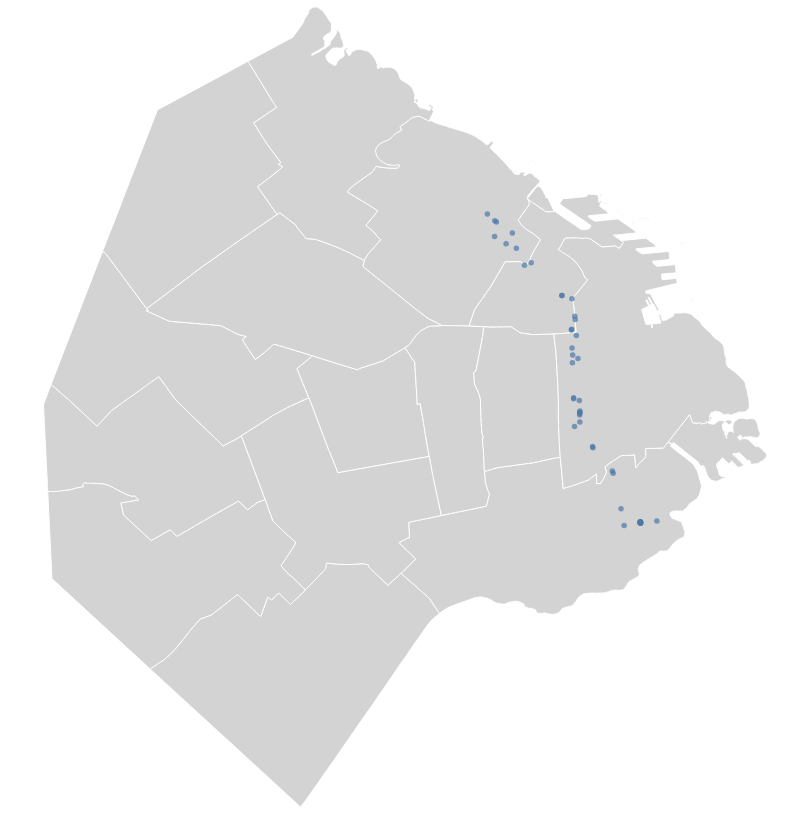

The cell this chart's notebook holds for it:
### Markdown cell above
#### Altair

### Code cell
points = alt.Chart(bus).mark_circle().encode(
    longitude='lon:Q',
    latitude='lat:Q',
    tooltip=['_congestion_level'],
)

caba = alt.Chart(data_muni).mark_geoshape(stroke='white',
                            fill='lightgray').encode().properties(width=800,
                                                                 height=800).project('mercator')

caba+points

### Figure 1 — Vega-Lite specification as saved in the notebook (floating-point values rounded to 4 significant figures; data arrays with more than 128 entries replaced by an {"elided": "..."} marker saying what was removed)
{"config": {"view": {"continuousWidth": 400, "continuousHeight": 300}}, "layer": [{"data": {"name": "data-7802f07f1982b88103d14330cf80c843"}, "mark": {"type": "geoshape", "fill": "lightgray", "stroke": "white"}, "encoding": {}, "height": 800, "projection": {"type": "mercator"}, "width": 800}, {"data": {"name": "data-4efd5eaf94bf4e39bc3f700fa088683e"}, "mark": "circle", "encoding": {"latitude": {"field": "lat", "type": "quantitative"}, "longitude": {"field": "lon", "type": "quantitative"}, "tooltip": [{"field": "_congestion_level", "type": "quantitative"}]}}], "$schema": "https://vega.github.io/schema/vega-lite/v4.17.0.json", "datasets": {"data-7802f07f1982b88103d14330cf80c843": [{"ID": 1, "OBJETO": "LIMITE COMUNAL", "COMUNAS": 2.0, "BARRIOS": "RECOLETA", "PERIMETRO": 21450.0, "AREA": 6317000.0, "type": "Feature", "geometry": {"type": "Polygon", "coordinates": {"elided": "1x1197x2 float values"}}}, {"ID": 3, "OBJETO": "LIMITE COMUNAL", "COMUNAS": 6.0, "BARRIOS": "CABALLITO", "PERIMETRO": 10990.0, "AREA": 6851000.0, "type": "Feature", "geometry": {"type": "Polygon", "coordinates": {"elided": "1x155x2 float values"}}}, {"ID": 6, "OBJETO": "LIMITE COMUNAL", "COMUNAS": 10.0, "BARRIOS": "FLORESTA - MONTE CASTRO - VELEZ SARSFIELD - VERSALLES - VILLA LURO - VILLA REAL", "PERIMETRO": 18330.0, "AREA": 12660000.0, "type": "Feature", "geometry": {"type": "Polygon", "coordinates": {"elided": "1x335x2 float values"}}}, {"ID": 7, "OBJETO": "LIMITE COMUNAL", "COMUNAS": 11.0, "BARRIOS": "VILLA DEL PARQUE - VILLA  DEVOTO - VILLA GRAL. MITRE - VILLA SANTA RITA", "PERIMETRO": 19990.0, "AREA": 14120000.0, "type": "Feature", "geometry": {"type": "Polygon", "coordinates": {"elided": "1x330x2 float values"}}}, {"ID": 8, "OBJETO": "LIMITE COMUNAL", "COMUNAS": 12.0, "BARRIOS": "COGHLAN - SAAVEDRA - VILLA PUEYRREDON - VILLA URQUIZA", "PERIMETRO": 17230.0, "AREA": 15570000.0, "type": "Feature", "geometry": {"type": "Polygon", "coordinates": {"elided": "1x218x2 float values"}}}, {"ID": 9, "OBJETO": "LIMITE COMUNAL", "COMUNAS": 14.0, "BARRIOS": "PALERMO", "PERIMETRO": 22130.0, "AREA": 15850000.0, "type": "Feature", "geometry": {"type": "Polygon", "coordinates": {"elided": "1x1159x2 float values"}}}, {"ID": 11, "OBJETO": "LIMITE COMUNAL", "COMUNAS": 15.0, "BARRIOS": "AGRONOMIA - CHACARITA -  PARQUE CHAS -  PATERNAL - VILLA CRESPO - VILLA ORTUZAR", "PERIMETRO": 17830.0, "AREA": 14320000.0, "type": "Feature", "geometry": {"type": "Polygon", "coordinates": {"elided": "1x323x2 float values"}}}, {"ID": 15, "OBJETO": "LIMITE COMUNAL", "COMUNAS": 13.0, "BARRIOS": "BELGRANO - COLEGIALES - NUÑEZ", "PERIMETRO": 26200.0, "AREA": 14710000.0, "type": "Feature", "geometry": {"type": "Polygon", "coordinates": {"elided": "1x1127x2 float values"}}}, {"ID": 13, "OBJETO": "LIMITE COMUNAL", "COMUNAS": 4.0, "BARRIOS": "BARRACAS - BOCA - NUEVA POMPEYA - PARQUE PATRICIOS", "PERIMETRO": 35420.0, "AREA": 21680000.0, "type": "Feature", "geometry": {"type": "Polygon", "coordinates": {"elided": "1x1855x2 float values"}}}, {"ID": 2, "OBJETO": "LIMITE COMUNAL", "COMUNAS": 5.0, "BARRIOS": "ALMAGRO - BOEDO", "PERIMETRO": 12320.0, "AREA": 6661000.0, "type": "Feature", "geometry": {"type": "Polygon", "coordinates": {"elided": "1x210x2 float values"}}}, {"ID": 4, "OBJETO": "LIMITE COMUNAL", "COMUNAS": 7.0, "BARRIOS": "FLORES - PARQUE CHACABUCO", "PERIMETRO": 17970.0, "AREA": 12420000.0, "type": "Feature", "geometry": {"type": "Polygon", "coordinates": {"elided": "1x338x2 float values"}}}, {"ID": 10, "OBJETO": "LIMITE COMUNAL", "COMUNAS": 3.0, "BARRIOS": "BALVANERA - SAN CRISTOBAL", "PERIMETRO": 10490.0, "AREA": 6386000.0, "type": "Feature", "geometry": {"type": "Polygon", "coordinates": {"elided": "1x176x2 float values"}}}, {"ID": 5, "OBJETO": "LIMITE COMUNAL", "COMUNAS": 9.0, "BARRIOS": "LINIERS - MATADEROS - PARQUE AVELLANEDA", "PERIMETRO": 21410.0, "AREA": 16510000.0, "type": "Feature", "geometry": {"type": "Polygon", "coordinates": {"elided": "1x385x2 float values"}}}, {"ID": 12, "OBJETO": "LIMITE COMUNAL", "COMUNAS": 8.0, "BARRIOS": "VILLA LUGANO - VILLA RIACHUELO - VILLA SOLDATI", "PERIMETRO": 20940.0, "AREA": 22220000.0, "type": "Feature", "geometry": {"type": "Polygon", "coordinates": {"elided": "1x408x2 float values"}}}, {"ID": 14, "OBJETO": "LIMITE COMUNAL", "COMUNAS": 1.0, "BARRIOS": "CONSTITUCION - MONTSERRAT - PUERTO MADERO - RETIRO - SAN NICOLAS - SAN TELMO", "PERIMETRO": 36100.0, "AREA": 17790000.0, "type": "Feature", "geometry": {"type": "MultiPolygon", "coordinates": {"elided": "2 rows, 5308 float values in total"}}}], "data-4efd5eaf94bf4e39bc3f700fa088683e": [{"_congestion_level": 0, "_current_status": 2, "_current_stop_sequence": 22, "_occupancy_status": 0, "_stop_id": "20483", "_timestamp": 1666374978, "extensionObject": null, "_position._bearing": 0, "lat": -34.62, "lon": -58.39, "_position._odometer": 17418, "_position._speed": 1.389, "_position.extensionObject": null, "_trip._direction_id": 0.0, "_trip._route_id": "1593", "_trip._schedule_relationship": 0.0, "_trip._start_date": "20221021", "_trip._start_time": "14:25:00", "_trip._trip_id": "124470-1", "_trip.extensionObject": null, "_vehicle._id": "33871", "_vehicle._label": "16-156", "_vehicle._license_plate": null, "_vehicle.extensionObject": null, "_trip": null}, {"_congestion_level": 0, "_current_status": 2, "_current_stop_sequence": 5, "_occupancy_status": 0, "_stop_id": "203218", "_timestamp": 1666374978, "extensionObject": null, "_position._bearing": 0, "lat": -34.58, "lon": -58.41, "_position._odometer": 12032, "_position._speed": 0.0, "_position.extensionObject": null, "_trip._direction_id": 0.0, "_trip._route_id": "1593", "_trip._schedule_relationship": 0.0, "_trip._start_date": "20221021", "_trip._start_time": "14:50:00", "_trip._trip_id": "124480-1", "_trip.extensionObject": null, "_vehicle._id": "33878", "_vehicle._label": "30-156", "_vehicle._license_plate": null, "_vehicle.extensionObject": null, "_trip": null}, {"_congestion_level": 0, "_current_status": 2, "_current_stop_sequence": 21, "_occupancy_status": 0, "_stop_id": "20485", "_timestamp": 1666374974, "extensionObject": null, "_position._bearing": 0, "lat": -34.61, "lon": -58.39, "_position._odometer": 17098, "_position._speed": 7.778, "_position.extensionObject": null, "_trip._direction_id": 0.0, "_trip._route_id": "1593", "_trip._schedule_relationship": 0.0, "_trip._start_date": "20221021", "_trip._start_time": "14:27:30", "_trip._trip_id": "124471-1", "_trip.extensionObject": null, "_vehicle._id": "33886", "_vehicle._label": "22-156", "_vehicle._license_plate": null, "_vehicle.extensionObject": null, "_trip": null}, {"_congestion_level": 0, "_current_status": 2, "_current_stop_sequence": 17, "_occupancy_status": 0, "_stop_id": "2031567", "_timestamp": 1666374974, "extensionObject": null, "_position._bearing": 0, "lat": -34.61, "lon": -58.39, "_position._odometer": 27241, "_position._speed": 0.0, "_position.extensionObject": null, "_trip._direction_id": 1.0, "_trip._route_id": "1594", "_trip._schedule_relationship": 0.0, "_trip._start_date": "20221021", "_trip._start_time": "14:19:00", "_trip._trip_id": "291829-1", "_trip.extensionObject": null, "_vehicle._id": "33892", "_vehicle._label": "28-156", "_vehicle._license_plate": null, "_vehicle.extensionObject": null, "_trip": null}, {"_congestion_level": 0, "_current_status": 2, "_current_stop_sequence": 16, "_occupancy_status": 0, "_stop_id": "205843", "_timestamp": 1666374974, "extensionObject": null, "_position._bearing": 0, "lat": -34.6, "lon": -58.39, "_position._odometer": 15391, "_position._speed": 7.5, "_position.extensionObject": null, "_trip._direction_id": 0.0, "_trip._route_id": "1593", "_trip._schedule_relationship": 0.0, "_trip._start_date": "20221021", "_trip._start_time": "14:35:00", "_trip._trip_id": "124474-1", "_trip.extensionObject": null, "_vehicle._id": "33897", "_vehicle._label": "32-156", "_vehicle._license_plate": null, "_vehicle.extensionObject": null, "_trip": null}, {"_congestion_level": 0, "_current_status": 2, "_current_stop_sequence": 0, "_occupancy_status": 0, "_stop_id": null, "_timestamp": 1666372064, "extensionObject": null, "_position._bearing": 0, "lat": -34.58, "lon": -58.4, "_position._odometer": 46190, "_position._speed": 0.0, "_position.extensionObject": null, "_trip._direction_id": null, "_trip._route_id": null, "_trip._schedule_relationship": null, "_trip._start_date": null, "_trip._start_time": null, "_trip._trip_id": null, "_trip.extensionObject": null, "_vehicle._id": "33898", "_vehicle._label": "3-156", "_vehicle._license_plate": null, "_vehicle.extensionObject": null, "_trip": null}, {"_congestion_level": 0, "_current_status": 2, "_current_stop_sequence": 9, "_occupancy_status": 0, "_stop_id": "205476", "_timestamp": 1666374974, "extensionObject": null, "_position._bearing": 0, "lat": -34.62, "lon": -58.38, "_position._odometer": 2341, "_position._speed": 5.0, "_position.extensionObject": null, "_trip._direction_id": 1.0, "_trip._route_id": "1594", "_trip._schedule_relationship": 0.0, "_trip._start_date": "20221021", "_trip._start_time": "14:44:00", "_trip._trip_id": "291839-1", "_trip.extensionObject": null, "_vehicle._id": "33904", "_vehicle._label": "4-156", "_vehicle._license_plate": null, "_vehicle.extensionObject": null, "_trip": null}, {"_congestion_level": 0, "_current_status": 2, "_current_stop_sequence": 23, "_occupancy_status": 0, "_stop_id": "20479", "_timestamp": 1666374978, "extensionObject": null, "_position._bearing": 0, "lat": -34.62, "lon": -58.39, "_position._odometer": 17612, "_position._speed": 0.0, "_position.extensionObject": null, "_trip._direction_id": 0.0, "_trip._route_id": "1593", "_trip._schedule_relationship": 0.0, "_trip._start_date": "20221021", "_trip._start_time": "14:20:00", "_trip._trip_id": "124468-1", "_trip.extensionObject": null, "_vehicle._id": "33910", "_vehicle._label": "6-156", "_vehicle._license_plate": null, "_vehicle.extensionObject": null, "_trip": null}, {"_congestion_level": 0, "_current_status": 2, "_current_stop_sequence": 7, "_occupancy_status": 0, "_stop_id": "20386", "_timestamp": 1666374978, "extensionObject": null, "_position._bearing": 0, "lat": -34.63, "lon": -58.38, "_position._odometer": 23460, "_position._speed": 0.0, "_position.extensionObject": null, "_trip._direction_id": 1.0, "_trip._route_id": "1594", "_trip._schedule_relationship": 0.0, "_trip._start_date": "20221021", "_trip._start_time": "14:49:00", "_trip._trip_id": "291841-1", "_trip.extensionObject": null, "_vehicle._id": "34236", "_vehicle._label": "33-156", "_vehicle._license_plate": null, "_vehicle.extensionObject": null, "_trip": null}, {"_congestion_level": 0, "_current_status": 2, "_current_stop_sequence": 0, "_occupancy_status": 0, "_stop_id": null, "_timestamp": 1666374978, "extensionObject": null, "_position._bearing": 0, "lat": -34.64, "lon": -58.37, "_position._odometer": 21679, "_position._speed": 0.0, "_position.extensionObject": null, "_trip._direction_id": null, "_trip._route_id": null, "_trip._schedule_relationship": null, "_trip._start_date": null, "_trip._start_time": null, "_trip._trip_id": null, "_trip.extensionObject": null, "_vehicle._id": "35163", "_vehicle._label": "8-156", "_vehicle._license_plate": null, "_vehicle.extensionObject": null, "_trip": null}, {"_congestion_level": 0, "_current_status": 2, "_current_stop_sequence": 15, "_occupancy_status": 0, "_stop_id": "20492", "_timestamp": 1666374978, "extensionObject": null, "_position._bearing": 0, "lat": -34.61, "lon": -58.39, "_position._odometer": 4318, "_position._speed": 7.5, "_position.extensionObject": null, "_trip._direction_id": 1.0, "_trip._route_id": "1594", "_trip._schedule_relationship": 0.0, "_trip._start_date": "20221021", "_trip._start_time": "14:34:00", "_trip._trip_id": "291835-1", "_trip.extensionObject": null, "_vehicle._id": "35176", "_vehicle._label": "2-156", "_vehicle._license_plate": null, "_vehicle.extensionObject": null, "_trip": null}, {"_congestion_level": 0, "_current_status": 2, "_current_stop_sequence": 0, "_occupancy_status": 0, "_stop_id": null, "_timestamp": 1666374618, "extensionObject": null, "_position._bearing": 0, "lat": -34.64, "lon": -58.37, "_position._odometer": 86086, "_position._speed": 0.5556, "_position.extensionObject": null, "_trip._direction_id": null, "_trip._route_id": null, "_trip._schedule_relationship": null, "_trip._start_date": null, "_trip._start_time": null, "_trip._trip_id": null, "_trip.extensionObject": null, "_vehicle._id": "35181", "_vehicle._label": "14-156", "_vehicle._license_plate": null, "_vehicle.extensionObject": null, "_trip": null}, {"_congestion_level": 0, "_current_status": 2, "_current_stop_sequence": 14, "_occupancy_status": 0, "_stop_id": "205841", "_timestamp": 1666374974, "extensionObject": null, "_position._bearing": 0, "lat": -34.6, "lon": -58.39, "_position._odometer": 15025, "_position._speed": 5.833, "_position.extensionObject": null, "_trip._direction_id": 0.0, "_trip._route_id": "1593", "_trip._schedule_relationship": 0.0, "_trip._start_date": "20221021", "_trip._start_time": "14:37:30", "_trip._trip_id": "124475-1", "_trip.extensionObject": null, "_vehicle._id": "35187", "_vehicle._label": "20-156", "_vehicle._license_plate": null, "_vehicle.extensionObject": null, "_trip": null}, {"_congestion_level": 0, "_current_status": 2, "_current_stop_sequence": 20, "_occupancy_status": 0, "_stop_id": "205840", "_timestamp": 1666374978, "extensionObject": null, "_position._bearing": 0, "lat": -34.6, "lon": -58.39, "_position._odometer": 6318, "_position._speed": 0.0, "_position.extensionObject": null, "_trip._direction_id": 1.0, "_trip._route_id": "1594", "_trip._schedule_relationship": 0.0, "_trip._start_date": "20221021", "_trip._start_time": "14:21:30", "_trip._trip_id": "291830-1", "_trip.extensionObject": null, "_vehicle._id": "35190", "_vehicle._label": "47-156", "_vehicle._license_plate": null, "_vehicle.extensionObject": null, "_trip": null}, {"_congestion_level": 0, "_current_status": 1, "_current_stop_sequence": 1, "_occupancy_status": 0, "_stop_id": "2031571", "_timestamp": 1666374974, "extensionObject": null, "_position._bearing": 0, "lat": -34.64, "lon": -58.37, "_position._odometer": 0, "_position._speed": 0.0, "_position.extensionObject": null, "_trip._direction_id": 1.0, "_trip._route_id": "1594", "_trip._schedule_relationship": 0.0, "_trip._start_date": "20221021", "_trip._start_time": "14:54:00", "_trip._trip_id": "291843-1", "_trip.extensionObject": null, "_vehicle._id": "35194", "_vehicle._label": "12-156", "_vehicle._license_plate": null, "_vehicle.extensionObject": null, "_trip": null}, {"_congestion_level": 0, "_current_status": 2, "_current_stop_sequence": 22, "_occupancy_status": 0, "_stop_id": "20483", "_timestamp": 1666374974, "extensionObject": null, "_position._bearing": 0, "lat": -34.62, "lon": -58.39, "_position._odometer": 82457, "_position._speed": 1.667, "_position.extensionObject": null, "_trip._direction_id": 0.0, "_trip._route_id": "1593", "_trip._schedule_relationship": 0.0, "_trip._start_date": "20221021", "_trip._start_time": "14:17:30", "_trip._trip_id": "124467-1", "_trip.extensionObject": null, "_vehicle._id": "35198", "_vehicle._label": "13-156", "_vehicle._license_plate": null, "_vehicle.extensionObject": null, "_trip": null}, {"_congestion_level": 0, "_current_status": 2, "_current_stop_sequence": 23, "_occupancy_status": 0, "_stop_id": "20479", "_timestamp": 1666374978, "extensionObject": null, "_position._bearing": 0, "lat": -34.62, "lon": -58.39, "_position._odometer": 17794, "_position._speed": 10.83, "_position.extensionObject": null, "_trip._direction_id": 0.0, "_trip._route_id": "1593", "_trip._schedule_relationship": 0.0, "_trip._start_date": "20221021", "_trip._start_time": "14:22:30", "_trip._trip_id": "124469-1", "_trip.extensionObject": null, "_vehicle._id": "35199", "_vehicle._label": "17-156", "_vehicle._license_plate": null, "_vehicle.extensionObject": null, "_trip": null}, {"_congestion_level": 0, "_current_status": 1, "_current_stop_sequence": 1, "_occupancy_status": 0, "_stop_id": "2031571", "_timestamp": 1666374978, "extensionObject": null, "_position._bearing": 0, "lat": -34.64, "lon": -58.37, "_position._odometer": 86527, "_position._speed": 0.0, "_position.extensionObject": null, "_trip._direction_id": 1.0, "_trip._route_id": "1594", "_trip._schedule_relationship": 0.0, "_trip._start_date": "20221021", "_trip._start_time": "14:56:30", "_trip._trip_id": "291844-1", "_trip.extensionObject": null, "_vehicle._id": "35201", "_vehicle._label": "7-156", "_vehicle._license_plate": null, "_vehicle.extensionObject": null, "_trip": null}, {"_congestion_level": 0, "_current_status": 2, "_current_stop_sequence": 7, "_occupancy_status": 0, "_stop_id": "20386", "_timestamp": 1666374974, "extensionObject": null, "_position._bearing": 0, "lat": -34.63, "lon": -58.38, "_position._odometer": 1803, "_position._speed": 6.389, "_position.extensionObject": null, "_trip._direction_id": 1.0, "_trip._route_id": "1594", "_trip._schedule_relationship": 0.0, "_trip._start_date": "20221021", "_trip._start_time": "14:39:00", "_trip._trip_id": "291837-1", "_trip.extensionObject": null, "_vehicle._id": "35207", "_vehicle._label": "5-156", "_vehicle._license_plate": null, "_vehicle.extensionObject": null, "_trip": null}, {"_congestion_level": 0, "_current_status": 2, "_current_stop_sequence": 18, "_occupancy_status": 0, "_stop_id": "20414", "_timestamp": 1666374974, "extensionObject": null, "_position._bearing": 0, "lat": -34.61, "lon": -58.39, "_position._odometer": 8780, "_position._speed": 0.0, "_position.extensionObject": null, "_trip._direction_id": 0.0, "_trip._route_id": "1593", "_trip._schedule_relationship": 0.0, "_trip._start_date": "20221021", "_trip._start_time": "14:30:00", "_trip._trip_id": "124472-1", "_trip.extensionObject": null, "_vehicle._id": "35216", "_vehicle._label": "18-156", "_vehicle._license_plate": null, "_vehicle.extensionObject": null, "_trip": null}, {"_congestion_level": 0, "_current_status": 2, "_current_stop_sequence": 9, "_occupancy_status": 0, "_stop_id": "205476", "_timestamp": 1666374974, "extensionObject": null, "_position._bearing": 0, "lat": -34.63, "lon": -58.38, "_position._odometer": 67643, "_position._speed": 0.0, "_position.extensionObject": null, "_trip._direction_id": 1.0, "_trip._route_id": "1594", "_trip._schedule_relationship": 0.0, "_trip._start_date": "20221021", "_trip._start_time": "14:31:30", "_trip._trip_id": "291834-1", "_trip.extensionObject": null, "_vehicle._id": "35217", "_vehicle._label": "19-156", "_vehicle._license_plate": null, "_vehicle.extensionObject": null, "_trip": null}, {"_congestion_level": 0, "_current_status": 2, "_current_stop_sequence": 19, "_occupancy_status": 0, "_stop_id": "205838", "_timestamp": 1666374948, "extensionObject": null, "_position._bearing": 0, "lat": -34.6, "lon": -58.39, "_position._odometer": 5854, "_position._speed": 5.278, "_position.extensionObject": null, "_trip._direction_id": 1.0, "_trip._route_id": "1594", "_trip._schedule_relationship": 0.0, "_trip._start_date": "20221021", "_trip._start_time": "14:26:30", "_trip._trip_id": "291832-1", "_trip.extensionObject": null, "_vehicle._id": "35225", "_vehicle._label": "48-156", "_vehicle._license_plate": null, "_vehicle.extensionObject": null, "_trip": null}, {"_congestion_level": 0, "_current_status": 2, "_current_stop_sequence": 0, "_occupancy_status": 0, "_stop_id": null, "_timestamp": 1666374978, "extensionObject": null, "_position._bearing": 0, "lat": -34.64, "lon": -58.37, "_position._odometer": 21526, "_position._speed": 0.0, "_position.extensionObject": null, "_trip._direction_id": null, "_trip._route_id": null, "_trip._schedule_relationship": null, "_trip._start_date": null, "_trip._start_time": null, "_trip._trip_id": null, "_trip.extensionObject": null, "_vehicle._id": "35243", "_vehicle._label": "45-156", "_vehicle._license_plate": null, "_vehicle.extensionObject": null, "_trip": null}, {"_congestion_level": 0, "_current_status": 2, "_current_stop_sequence": 14, "_occupancy_status": 0, "_stop_id": "205841", "_timestamp": 1666374978, "extensionObject": null, "_position._bearing": 0, "lat": -34.6, "lon": -58.39, "_position._odometer": 15128, "_position._speed": 2.5, "_position.extensionObject": null, "_trip._direction_id": 0.0, "_trip._route_id": "1593", "_trip._schedule_relationship": 0.0, "_trip._start_date": "20221021", "_trip._start_time": "14:40:00", "_trip._trip_id": "124476-1", "_trip.extensionObject": null, "_vehicle._id": "35251", "_vehicle._label": "26-156", "_vehicle._license_plate": null, "_vehicle.extensionObject": null, "_trip": null}, {"_congestion_level": 0, "_current_status": 2, "_current_stop_sequence": 14, "_occupancy_status": 0, "_stop_id": "20496", "_timestamp": 1666374974, "extensionObject": null, "_position._bearing": 0, "lat": -34.61, "lon": -58.39, "_position._odometer": 4533, "_position._speed": 0.0, "_position.extensionObject": null, "_trip._direction_id": 1.0, "_trip._route_id": "1594", "_trip._schedule_relationship": 0.0, "_trip._start_date": "20221021", "_trip._start_time": "14:31:30", "_trip._trip_id": "291834-1", "_trip.extensionObject": null, "_vehicle._id": "35252", "_vehicle._label": "49-156", "_vehicle._license_plate": null, "_vehicle.extensionObject": null, "_trip": null}, {"_congestion_level": 0, "_current_status": 2, "_current_stop_sequence": 7, "_occupancy_status": 0, "_stop_id": "203612", "_timestamp": 1666374974, "extensionObject": null, "_position._bearing": 0, "lat": -34.58, "lon": -58.4, "_position._odometer": 12895, "_position._speed": 0.0, "_position.extensionObject": null, "_trip._direction_id": 0.0, "_trip._route_id": "1593", "_trip._schedule_relationship": 0.0, "_trip._start_date": "20221021", "_trip._start_time": "14:47:30", "_trip._trip_id": "124479-1", "_trip.extensionObject": null, "_vehicle._id": "35258", "_vehicle._label": "27-156", "_vehicle._license_plate": null, "_vehicle.extensionObject": null, "_trip": null}, {"_congestion_level": 0, "_current_status": 2, "_current_stop_sequence": 12, "_occupancy_status": 0, "_stop_id": "20503", "_timestamp": 1666374978, "extensionObject": null, "_position._bearing": 0, "lat": -34.62, "lon": -58.39, "_position._odometer": 3859, "_position._speed": 7.778, "_position.extensionObject": null, "_trip._direction_id": 1.0, "_trip._route_id": "1594", "_trip._schedule_relationship": 0.0, "_trip._start_date": "20221021", "_trip._start_time": "14:41:30", "_trip._trip_id": "291838-1", "_trip.extensionObject": null, "_vehicle._id": "35260", "_vehicle._label": "21-156", "_vehicle._license_plate": null, "_vehicle.extensionObject": null, "_trip": null}, {"_congestion_level": 0, "_current_status": 2, "_current_stop_sequence": 0, "_occupancy_status": 0, "_stop_id": null, "_timestamp": 1666374978, "extensionObject": null, "_position._bearing": 0, "lat": -34.64, "lon": -58.36, "_position._odometer": 22209, "_position._speed": 0.0, "_position.extensionObject": null, "_trip._direction_id": null, "_trip._route_id": null, "_trip._schedule_relationship": null, "_trip._start_date": null, "_trip._start_time": null, "_trip._trip_id": null, "_trip.extensionObject": null, "_vehicle._id": "35266", "_vehicle._label": "40-156", "_vehicle._license_plate": null, "_vehicle.extensionObject": null, "_trip": null}, {"_congestion_level": 0, "_current_status": 2, "_current_stop_sequence": 4, "_occupancy_status": 0, "_stop_id": "202839", "_timestamp": 1666374978, "extensionObject": null, "_position._bearing": 0, "lat": -34.58, "lon": -58.41, "_position._odometer": 11659, "_position._speed": 8.889, "_position.extensionObject": null, "_trip._direction_id": 0.0, "_trip._route_id": "1593", "_trip._schedule_relationship": 0.0, "_trip._start_date": "20221021", "_trip._start_time": "14:55:00", "_trip._trip_id": "124482-1", "_trip.extensionObject": null, "_vehicle._id": "35267", "_vehicle._label": "37-156", "_vehicle._license_plate": null, "_vehicle.extensionObject": null, "_trip": null}, {"_congestion_level": 0, "_current_status": 2, "_current_stop_sequence": 22, "_occupancy_status": 0, "_stop_id": "20483", "_timestamp": 1666374978, "extensionObject": null, "_position._bearing": 0, "lat": -34.62, "lon": -58.39, "_position._odometer": 81965, "_position._speed": 0.5556, "_position.extensionObject": null, "_trip._direction_id": 0.0, "_trip._route_id": "1593", "_trip._schedule_relationship": 0.0, "_trip._start_date": "20221021", "_trip._start_time": "14:22:30", "_trip._trip_id": "124469-1", "_trip.extensionObject": null, "_vehicle._id": "35268", "_vehicle._label": "10-156", "_vehicle._license_plate": null, "_vehicle.extensionObject": null, "_trip": null}, {"_congestion_level": 0, "_current_status": 2, "_current_stop_sequence": 31, "_occupancy_status": 0, "_stop_id": "205582", "_timestamp": 1666374978, "extensionObject": null, "_position._bearing": 0, "lat": -34.64, "lon": -58.37, "_position._odometer": 20596, "_position._speed": 4.722, "_position.extensionObject": null, "_trip._direction_id": 0.0, "_trip._route_id": "1593", "_trip._schedule_relationship": 0.0, "_trip._start_date": "20221021", "_trip._start_time": "14:07:30", "_trip._trip_id": "124463-1", "_trip.extensionObject": null, "_vehicle._id": "35269", "_vehicle._label": "44-156", "_vehicle._license_plate": null, "_vehicle.extensionObject": null, "_trip": null}, {"_congestion_level": 0, "_current_status": 2, "_current_stop_sequence": 33, "_occupancy_status": 0, "_stop_id": "203228", "_timestamp": 1666374978, "extensionObject": null, "_position._bearing": 0, "lat": -34.57, "lon": -58.41, "_position._odometer": 11281, "_position._speed": 0.0, "_position.extensionObject": null, "_trip._direction_id": 1.0, "_trip._route_id": "1594", "_trip._schedule_relationship": 0.0, "_trip._start_date": "20221021", "_trip._start_time": "14:04:00", "_trip._trip_id": "291823-1", "_trip.extensionObject": null, "_vehicle._id": "35270", "_vehicle._label": "42-156", "_vehicle._license_plate": null, "_vehicle.extensionObject": null, "_trip": null}, {"_congestion_level": 0, "_current_status": 2, "_current_stop_sequence": 32, "_occupancy_status": 0, "_stop_id": "203226", "_timestamp": 1666374978, "extensionObject": null, "_position._bearing": 0, "lat": -34.58, "lon": -58.4, "_position._odometer": 9810, "_position._speed": 6.944, "_position.extensionObject": null, "_trip._direction_id": 1.0, "_trip._route_id": "1594", "_trip._schedule_relationship": 0.0, "_trip._start_date": "20221021", "_trip._start_time": "14:06:30", "_trip._trip_id": "291824-1", "_trip.extensionObject": null, "_vehicle._id": "35278", "_vehicle._label": "38-156", "_vehicle._license_plate": null, "_vehicle.extensionObject": null, "_trip": null}, {"_congestion_level": 0, "_current_status": 2, "_current_stop_sequence": 0, "_occupancy_status": 0, "_stop_id": null, "_timestamp": 1666371974, "extensionObject": null, "_position._bearing": 0, "lat": -34.64, "lon": -58.37, "_position._odometer": 86080, "_position._speed": 0.2778, "_position.extensionObject": null, "_trip._direction_id": null, "_trip._route_id": null, "_trip._schedule_relationship": null, "_trip._start_date": null, "_trip._start_time": null, "_trip._trip_id": null, "_trip.extensionObject": null, "_vehicle._id": "35280", "_vehicle._label": "35-156", "_vehicle._license_plate": null, "_vehicle.extensionObject": null, "_trip": null}, {"_congestion_level": 0, "_current_status": 2, "_current_stop_sequence": 0, "_occupancy_status": 0, "_stop_id": null, "_timestamp": 1666374978, "extensionObject": null, "_position._bearing": 0, "lat": -34.64, "lon": -58.37, "_position._odometer": 22126, "_position._speed": 0.0, "_position.extensionObject": null, "_trip._direction_id": null, "_trip._route_id": null, "_trip._schedule_relationship": null, "_trip._start_date": null, "_trip._start_time": null, "_trip._trip_id": null, "_trip.extensionObject": null, "_vehicle._id": "35283", "_vehicle._label": "24-156", "_vehicle._license_plate": null, "_vehicle.extensionObject": null, "_trip": null}, {"_congestion_level": 0, "_current_status": 2, "_current_stop_sequence": 0, "_occupancy_status": 0, "_stop_id": null, "_timestamp": 1666374978, "extensionObject": null, "_position._bearing": 0, "lat": -34.64, "lon": -58.37, "_position._odometer": 21214, "_position._speed": 0.0, "_position.extensionObject": null, "_trip._direction_id": null, "_trip._route_id": null, "_trip._schedule_relationship": null, "_trip._start_date": null, "_trip._start_time": null, "_trip._trip_id": null, "_trip.extensionObject": null, "_vehicle._id": "35284", "_vehicle._label": "36-156", "_vehicle._license_plate": null, "_vehicle.extensionObject": null, "_trip": null}, {"_congestion_level": 0, "_current_status": 2, "_current_stop_sequence": 24, "_occupancy_status": 0, "_stop_id": "2031568", "_timestamp": 1666374978, "extensionObject": null, "_position._bearing": 0, "lat": -34.59, "lon": -58.39, "_position._odometer": 7221, "_position._speed": 0.0, "_position.extensionObject": null, "_trip._direction_id": 1.0, "_trip._route_id": "1594", "_trip._schedule_relationship": 0.0, "_trip._start_date": "20221021", "_trip._start_time": "14:11:30", "_trip._trip_id": "291826-1", "_trip.extensionObject": null, "_vehicle._id": "35285", "_vehicle._label": "50-156", "_vehicle._license_plate": null, "_vehicle.extensionObject": null, "_trip": null}, {"_congestion_level": 0, "_current_status": 2, "_current_stop_sequence": 24, "_occupancy_status": 0, "_stop_id": "2031568", "_timestamp": 1666374974, "extensionObject": null, "_position._bearing": 0, "lat": -34.59, "lon": -58.39, "_position._odometer": 7288, "_position._speed": 0.0, "_position.extensionObject": null, "_trip._direction_id": 1.0, "_trip._route_id": "1594", "_trip._schedule_relationship": 0.0, "_trip._start_date": "20221021", "_trip._start_time": "14:04:00", "_trip._trip_id": "291823-1", "_trip.extensionObject": null, "_vehicle._id": "35286", "_vehicle._label": "46-156", "_vehicle._license_plate": null, "_vehicle.extensionObject": null, "_trip": null}, {"_congestion_level": 0, "_current_status": 2, "_current_stop_sequence": 13, "_occupancy_status": 0, "_stop_id": "206159", "_timestamp": 1666374948, "extensionObject": null, "_position._bearing": 0, "lat": -34.59, "lon": -58.39, "_position._odometer": 14489, "_position._speed": 3.611, "_position.extensionObject": null, "_trip._direction_id": 0.0, "_trip._route_id": "1593", "_trip._schedule_relationship": 0.0, "_trip._start_date": "20221021", "_trip._start_time": "14:40:00", "_trip._trip_id": "124476-1", "_trip.extensionObject": null, "_vehicle._id": "35299", "_vehicle._label": "29-156", "_vehicle._license_plate": null, "_vehicle.extensionObject": null, "_trip": null}, {"_congestion_level": 0, "_current_status": 2, "_current_stop_sequence": 3, "_occupancy_status": 0, "_stop_id": "20360", "_timestamp": 1666374978, "extensionObject": null, "_position._bearing": 0, "lat": -34.64, "lon": -58.37, "_position._odometer": 22180, "_position._speed": 3.056, "_position.extensionObject": null, "_trip._direction_id": 1.0, "_trip._route_id": "1594", "_trip._schedule_relationship": 0.0, "_trip._start_date": "20221021", "_trip._start_time": "14:54:00", "_trip._trip_id": "291843-1", "_trip.extensionObject": null, "_vehicle._id": "35303", "_vehicle._label": "43-156", "_vehicle._license_plate": null, "_vehicle.extensionObject": null, "_trip": null}, {"_congestion_level": 0, "_current_status": 2, "_current_stop_sequence": 31, "_occupancy_status": 0, "_stop_id": "203223", "_timestamp": 1666374978, "extensionObject": null, "_position._bearing": 0, "lat": -34.58, "lon": -58.4, "_position._odometer": 9361, "_position._speed": 3.889, "_position.extensionObject": null, "_trip._direction_id": 1.0, "_trip._route_id": "1594", "_trip._schedule_relationship": 0.0, "_trip._start_date": "20221021", "_trip._start_time": "14:09:00", "_trip._trip_id": "291825-1", "_trip.extensionObject": null, "_vehicle._id": "35377", "_vehicle._label": "31-156", "_vehicle._license_plate": null, "_vehicle.extensionObject": null, "_trip": null}, {"_congestion_level": 0, "_current_status": 2, "_current_stop_sequence": 0, "_occupancy_status": 0, "_stop_id": null, "_timestamp": 1666374978, "extensionObject": null, "_position._bearing": 0, "lat": -34.57, "lon": -58.41, "_position._odometer": 10903, "_position._speed": 14.17, "_position.extensionObject": null, "_trip._direction_id": null, "_trip._route_id": null, "_trip._schedule_relationship": null, "_trip._start_date": null, "_trip._start_time": null, "_trip._trip_id": null, "_trip.extensionObject": null, "_vehicle._id": "35400", "_vehicle._label": "9-156", "_vehicle._license_plate": null, "_vehicle.extensionObject": null, "_trip": null}, {"_congestion_level": 0, "_current_status": 2, "_current_stop_sequence": 20, "_occupancy_status": 0, "_stop_id": "205840", "_timestamp": 1666374978, "extensionObject": null, "_position._bearing": 0, "lat": -34.6, "lon": -58.39, "_position._odometer": 27759, "_position._speed": 0.0, "_position.extensionObject": null, "_trip._direction_id": 1.0, "_trip._route_id": "1594", "_trip._schedule_relationship": 0.0, "_trip._start_date": "20221021", "_trip._start_time": "14:26:30", "_trip._trip_id": "291832-1", "_trip.extensionObject": null, "_vehicle._id": "35753", "_vehicle._label": "41-156", "_vehicle._license_plate": null, "_vehicle.extensionObject": null, "_trip": null}, {"_congestion_level": 0, "_current_status": 2, "_current_stop_sequence": 18, "_occupancy_status": 0, "_stop_id": "205835", "_timestamp": 1666374978, "extensionObject": null, "_position._bearing": 0, "lat": -34.6, "lon": -58.39, "_position._odometer": 5668, "_position._speed": 0.0, "_position.extensionObject": null, "_trip._direction_id": 1.0, "_trip._route_id": "1594", "_trip._schedule_relationship": 0.0, "_trip._start_date": "20221021", "_trip._start_time": "14:19:00", "_trip._trip_id": "291829-1", "_trip.extensionObject": null, "_vehicle._id": "35769", "_vehicle._label": "1-156", "_vehicle._license_plate": null, "_vehicle.extensionObject": null, "_trip": null}, {"_congestion_level": 0, "_current_status": 2, "_current_stop_sequence": 0, "_occupancy_status": 0, "_stop_id": null, "_timestamp": 1666374974, "extensionObject": null, "_position._bearing": 0, "lat": -34.57, "lon": -58.41, "_position._odometer": 97560, "_position._speed": 0.0, "_position.extensionObject": null, "_trip._direction_id": null, "_trip._route_id": null, "_trip._schedule_relationship": null, "_trip._start_date": null, "_trip._start_time": null, "_trip._trip_id": null, "_trip.extensionObject": null, "_vehicle._id": "35918", "_vehicle._label": "25-156", "_vehicle._license_plate": null, "_vehicle.extensionObject": null, "_trip": null}]}}
